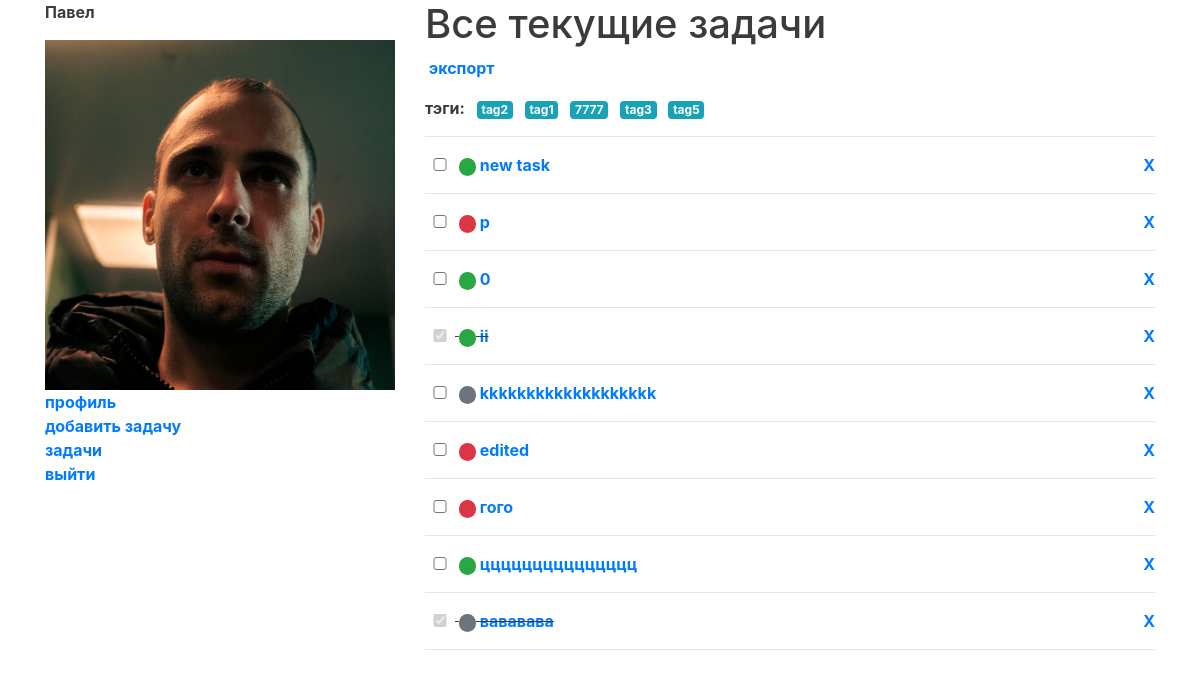
Page /tasks/list/ (signed in) on the committed database.
### accounts/models.py (models this page shows, shortened)
class Profile(models.Model):
    user = models.OneToOneField(User,on_delete=models.CASCADE)
    birthdate = models.DateField(blank=True,null=True)
    avatar = models.ImageField(upload_to="user_avatars/%Y/%m/%d",blank=True)

### tasks/models.py (models this page shows, shortened)
class TodoItem(models.Model):
	PRIORITY_HIGH = 1
	PRIORITY_MEDIUM = 2
	PRIORITY_LOW = 3
	PRIORITY_CHOICES = [
 		(PRIORITY_HIGH, "Высокий приоритет"),
 		(PRIORITY_MEDIUM, "Средний приоритет"),
 		(PRIORITY_LOW, "Низкий приоритет"),
		]
	description = models.CharField(max_length=64)
	is_completed = models.BooleanField("Выполнено", default=False)
	created = models.DateTimeField(auto_now_add=True)
	updated = models.DateTimeField(auto_now=True)
	owner = models.ForeignKey(
		User,
		on_delete=models.CASCADE,
		related_name="tasks")
	priority = models.IntegerField("Приоритет",
		choices=PRIORITY_CHOICES,
		default=PRIORITY_MEDIUM)
	tags = TaggableManager()
	def __str__(self):
		return self.description.lower()
	class Meta:
		ordering = ('-created',)

### tasks/views.py (the view)
# urls.py: path("list/",views.tasks_by_tag,name="list"),
def tasks_by_tag(request, tag_slug=None):
	u = request.user
	tasks = TodoItem.objects.filter(owner=u).all()
	tag = None
	if tag_slug:
		tag = get_object_or_404(Tag, slug=tag_slug)
		tasks = tasks.filter(tags__in=[tag])
	all_tags = []
	for t in tasks:
		all_tags.append(list(t.tags.all()))
	all_tags = filter_tags(all_tags)
	return render(request, "tasks/list_by_tag.html",
	{"tag": tag, "tasks":tasks, "all_tags": all_tags })

### tasks/views.py (called while the page is built)
def filter_tags(tags_by_task):
		set_of_tags = set([])
		for task_tags in tags_by_task:
			set_of_tags = set_of_tags.union(set(task_tags))
		return list(set_of_tags)

### tasks/templates/tasks/list_by_tag.html (shortened to what this page needs)
{% extends "base.html" %}
{% load static %}
{% block main_content %}
 {% if tag %}
 <h1>Текущие задачи с тэгом "{{ tag.name }}"</h1>
 {% else %}
 <h1>Все текущие задачи</h1>
 {% endif %}
 <p>&nbsp;<a href="{% url "tasks:export" %}">экспорт</a></p>
 {% for t in all_tags %}
 {% if forloop.first %}<ul class="list-inline">
 <li class="list-inline-item">тэги:</li>
 {% endif %}
 <li class="list-inline-item">
 <a href="{% url "tasks:list_by_tag" t.slug %}">
 {% if t.pk == tag.pk %}
 <span class="badge badge-success">{{ t.name }}</span>
 {% else %}
 <span class="badge badge-info">{{ t.name }}</span>
 {% endif %}
 </a>
 </li>
 {% if forloop.last %}</ul>{% endif %}
 {% endfor %}
 <hr/>
 <ul id="todo-list">
 {% for task in tasks %}
 {% if task.is_completed %}
 <li class="completed">
 <input class='checkbox' data-uid={{ task.id }} type='checkbox'
disabled='disabled' checked='checked'/>
 {% else %}
 <li>
 <input class='checkbox' data-uid={{ task.id }} type='checkbox' />
 {% endif %}
 {% if task.priority == task.PRIORITY_HIGH %}
 <span class="badge badge-pill badge-danger">&nbsp;</span>
 {% elif task.priority == task.PRIORITY_MEDIUM %}
 <span class="badge badge-pill badge-secondary">&nbsp;</span>
 {% elif task.priority == task.PRIORITY_LOW %}
 <span class="badge badge-pill badge-success">&nbsp;</span>
 {% endif %}
 <a href={% url "tasks:details" task.id %}>{{ task }}</a>
 <a class="remove" href={% url "tasks:delete" task.id %}>X</a>
 <hr/>
 </li>
 {% endfor %}
 </ul>
{% endblock %}

### templates/base.html (shortened to what this page needs)
{% load static %}
<html>
 <head>
   <link rel="stylesheet"
   href="https://stackpath.bootstrapcdn.com/bootstrap/4.2.1/css/bootstrap.min.css"
   integrity="sha384-
   GJzZqFGwb1QTTN6wy59ffF1BuGJpLSa9DkKMp0DgiMDm4iYMj70gZWKYbI706tWS"
>
 <link rel="stylesheet" href="{% static 'css/styles.css' %}">
 <link rel="stylesheet"
href="https://maxcdn.bootstrapcdn.com/bootstrap/4.0.0/css/bootstrap.min.css"
integrity="sha384-
Gn5384xqQ1aoWXA+058RXPxPg6fy4IWvTNh0E263XmFcJlSAwiGgFAW/dAiS6JXm"
crossorigin="anonymous">
 </head>
 <body>
 <div class="container">
 <div class="row">
 <div class="side_bar col">
 {% block side_bar %}
 {% if user.is_authenticated %}
 <p>{{ user.first_name }}</p>
 <img src="{{ user.profile.avatar.url }}" class="img-fluid">
 <ul>
 <li><a href="{% url "edit" %}">профиль</a></li>
 <li><a href="{% url "tasks:create" %}">добавить задачу</a></li>
 <li><a href="{% url "tasks:list" %}">задачи</a></li>
 <li><a href="{% url "logout" %}">выйти</a></li>
 </ul>
 {% endif %}
 {% endblock %}
 </div>
 <div class="main_content col-8">
 {% block main_content %}
 {% endblock %}
 </div>
 </div>
 </div>
 </body>
</html>

### static/css/styles.css (style rules this page uses)
.container { margin: 0 auto; min-width: 500px; width: 45%; text-align: left; color: #3b3b3b; font-weight: bold; }
ul { padding: 0; text-align: left; list-style: none; }
hr { border-bottom: 0; margin: 15px 0; }
input[type="checkbox"] { width: 30px; }
.remove { float: right; cursor: pointer; }
.completed { text-decoration: line-through; }
body { background-color: rgb(224, 218, 208); font-family: system-ui, -apple-system, BlinkMacSystemFont, 'Segoe UI', Roboto, Oxygen, Ubuntu, Cantarell, 'Open Sans', 'Helvetica Neue', sans-serif; }

### rows in the picture
Tag: shows "тэги:", name "tag2"
Tag: name "tag1"
Tag: name "7777"
Tag: name "tag3"
Tag: name "tag5"
TodoItem: description "new task"
TodoItem: description "p"
TodoItem: description "0"
TodoItem: description "ii"
TodoItem: description "kkkkkkkkkkkkkkkkkkk"
TodoItem: description "edited"
TodoItem: description "гого"
TodoItem: description "ццццццццццццццц"
TodoItem: description "вававава"

### other values in the picture
{{ user.first_name }} "Павел"
